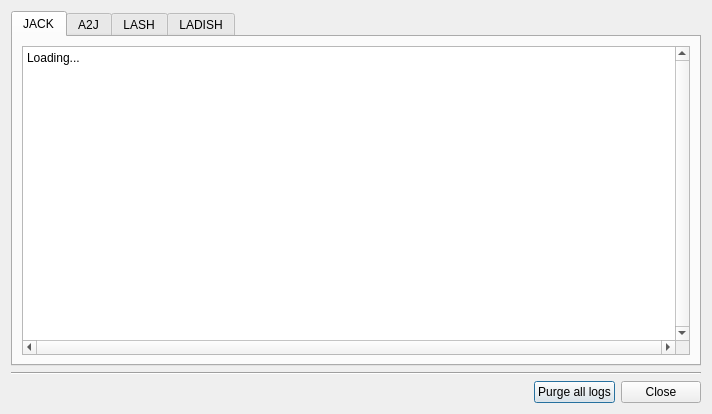
<?xml version="1.0" encoding="UTF-8"?>
<ui version="4.0">
 <class>LogsW</class>
 <widget class="QDialog" name="LogsW">
  <property name="geometry">
   <rect>
    <x>0</x>
    <y>0</y>
    <width>712</width>
    <height>414</height>
   </rect>
  </property>
  <property name="windowTitle">
   <string>Logs</string>
  </property>
  <layout class="QGridLayout" name="gridLayout">
   <item row="0" column="0" colspan="4">
    <widget class="QTabWidget" name="tabWidget">
     <property name="currentIndex">
      <number>0</number>
     </property>
     <widget class="QWidget" name="tab_jack">
      <attribute name="title">
       <string>JACK</string>
      </attribute>
      <layout class="QVBoxLayout" name="verticalLayout">
       <item>
        <widget class="QPlainTextEdit" name="pte_jack">
         <property name="verticalScrollBarPolicy">
          <enum>Qt::ScrollBarAlwaysOn</enum>
         </property>
         <property name="horizontalScrollBarPolicy">
          <enum>Qt::ScrollBarAlwaysOn</enum>
         </property>
         <property name="lineWrapMode">
          <enum>QPlainTextEdit::NoWrap</enum>
         </property>
         <property name="plainText">
          <string>Loading...</string>
         </property>
         <property name="textInteractionFlags">
          <set>Qt::LinksAccessibleByMouse|Qt::TextSelectableByKeyboard|Qt::TextSelectableByMouse</set>
         </property>
        </widget>
       </item>
      </layout>
     </widget>
     <widget class="QWidget" name="tab_a2j">
      <attribute name="title">
       <string>A2J</string>
      </attribute>
      <layout class="QVBoxLayout" name="verticalLayout_3">
       <item>
        <widget class="QPlainTextEdit" name="pte_a2j">
         <property name="verticalScrollBarPolicy">
          <enum>Qt::ScrollBarAlwaysOn</enum>
         </property>
         <property name="horizontalScrollBarPolicy">
          <enum>Qt::ScrollBarAlwaysOn</enum>
         </property>
         <property name="lineWrapMode">
          <enum>QPlainTextEdit::NoWrap</enum>
         </property>
         <property name="plainText">
          <string>Loading...</string>
         </property>
         <property name="textInteractionFlags">
          <set>Qt::LinksAccessibleByMouse|Qt::TextSelectableByKeyboard|Qt::TextSelectableByMouse</set>
         </property>
        </widget>
       </item>
      </layout>
     </widget>
     <widget class="QWidget" name="tab_lash">
      <attribute name="title">
       <string>LASH</string>
      </attribute>
      <layout class="QVBoxLayout" name="verticalLayout_5">
       <item>
        <widget class="QPlainTextEdit" name="pte_lash">
         <property name="verticalScrollBarPolicy">
          <enum>Qt::ScrollBarAlwaysOn</enum>
         </property>
         <property name="horizontalScrollBarPolicy">
          <enum>Qt::ScrollBarAlwaysOn</enum>
         </property>
         <property name="lineWrapMode">
          <enum>QPlainTextEdit::NoWrap</enum>
         </property>
         <property name="plainText">
          <string>Loading...</string>
         </property>
         <property name="textInteractionFlags">
          <set>Qt::LinksAccessibleByMouse|Qt::TextSelectableByKeyboard|Qt::TextSelectableByMouse</set>
         </property>
        </widget>
       </item>
      </layout>
     </widget>
     <widget class="QWidget" name="tab_ladish">
      <attribute name="title">
       <string>LADISH</string>
      </attribute>
      <layout class="QVBoxLayout" name="verticalLayout_2">
       <item>
        <widget class="QPlainTextEdit" name="pte_ladish">
         <property name="verticalScrollBarPolicy">
          <enum>Qt::ScrollBarAlwaysOn</enum>
         </property>
         <property name="horizontalScrollBarPolicy">
          <enum>Qt::ScrollBarAlwaysOn</enum>
         </property>
         <property name="lineWrapMode">
          <enum>QPlainTextEdit::NoWrap</enum>
         </property>
         <property name="plainText">
          <string>Loading...</string>
         </property>
         <property name="textInteractionFlags">
          <set>Qt::LinksAccessibleByMouse|Qt::TextSelectableByKeyboard|Qt::TextSelectableByMouse</set>
         </property>
        </widget>
       </item>
      </layout>
     </widget>
    </widget>
   </item>
   <item row="1" column="0" colspan="4">
    <widget class="Line" name="line">
     <property name="orientation">
      <enum>Qt::Horizontal</enum>
     </property>
    </widget>
   </item>
   <item row="2" column="2">
    <widget class="QPushButton" name="b_purge">
     <property name="text">
      <string>Purge all logs</string>
     </property>
     <property name="icon">
      <iconset resource="../../resources/resources.qrc">
       <normaloff>:/16x16/edit-delete.png</normaloff>:/16x16/edit-delete.png</iconset>
     </property>
    </widget>
   </item>
   <item row="2" column="3">
    <widget class="QPushButton" name="b_close">
     <property name="text">
      <string>Close</string>
     </property>
     <property name="icon">
      <iconset resource="../../resources/resources.qrc">
       <normaloff>:/16x16/window-close.png</normaloff>:/16x16/window-close.png</iconset>
     </property>
    </widget>
   </item>
   <item row="2" column="1">
    <spacer name="horizontalSpacer">
     <property name="orientation">
      <enum>Qt::Horizontal</enum>
     </property>
     <property name="sizeHint" stdset="0">
      <size>
       <width>40</width>
       <height>20</height>
      </size>
     </property>
    </spacer>
   </item>
  </layout>
 </widget>
 <resources>
  <include location="../../resources/resources.qrc"/>
 </resources>
 <connections>
  <connection>
   <sender>b_close</sender>
   <signal>clicked()</signal>
   <receiver>LogsW</receiver>
   <slot>accept()</slot>
   <hints>
    <hint type="sourcelabel">
     <x>665</x>
     <y>395</y>
    </hint>
    <hint type="destinationlabel">
     <x>355</x>
     <y>206</y>
    </hint>
   </hints>
  </connection>
 </connections>
</ui>
